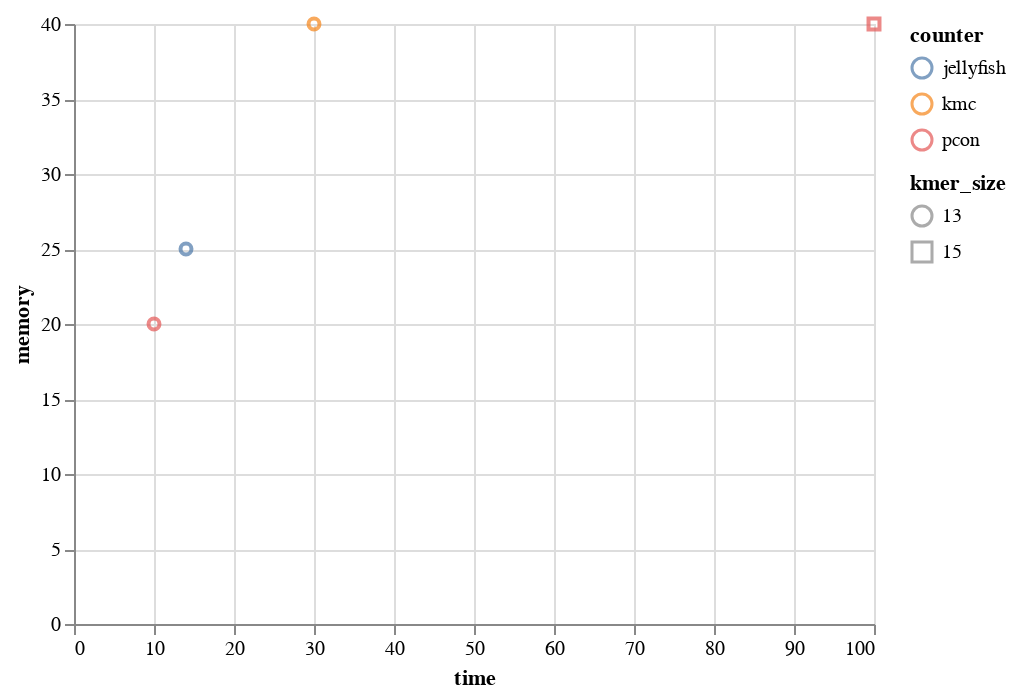

The code cell stored with this chart in its notebook:
### Markdown cell above
#### Benchmark

### Code cell
from cocktail import count

count.figure("bacteria")

### Figure 1 — Vega-Lite specification as saved in the notebook (floating-point values rounded to 4 significant figures)
{"config": {"view": {"continuousWidth": 400, "continuousHeight": 300}}, "data": {"name": "data-79f8b19276761707e2731a8208b9047a"}, "mark": "point", "encoding": {"color": {"type": "nominal", "field": "counter"}, "shape": {"type": "nominal", "field": "kmer_size"}, "x": {"type": "quantitative", "field": "time"}, "y": {"type": "quantitative", "field": "memory"}}, "$schema": "https://vega.github.io/schema/vega-lite/v4.8.1.json", "datasets": {"data-79f8b19276761707e2731a8208b9047a": [{"counter": "pcon", "dataset": "bacteria", "kmer_size": "13", "time": 10, "memory": 20}, {"counter": "pcon", "dataset": "bacteria", "kmer_size": "15", "time": 100, "memory": 40}, {"counter": "kmc", "dataset": "bacteria", "kmer_size": "13", "time": 30, "memory": 40}, {"counter": "jellyfish", "dataset": "bacteria", "kmer_size": "13", "time": 14, "memory": 25}]}}
